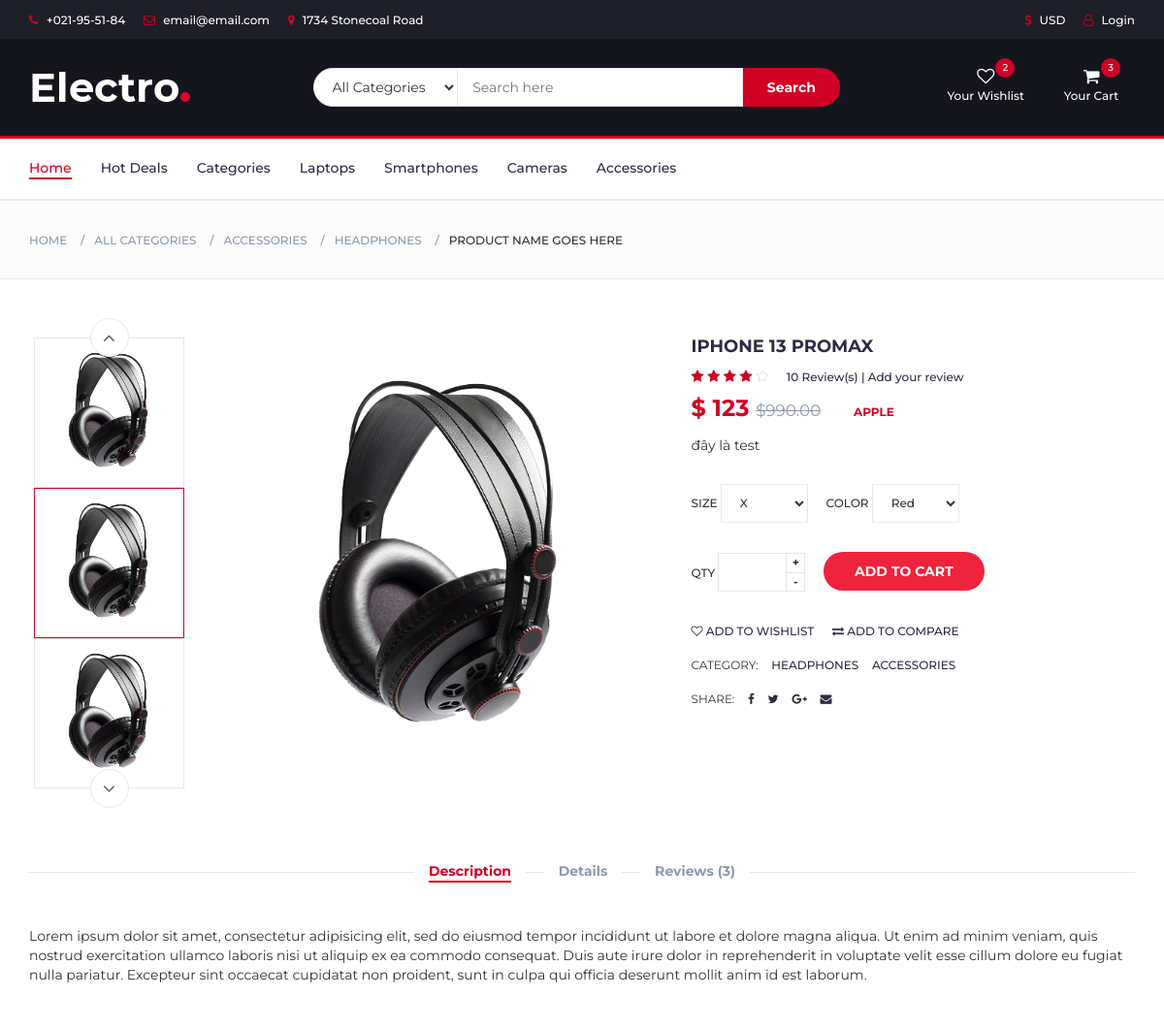
Page /detail/product/1 (upper part) on the earlier database version.
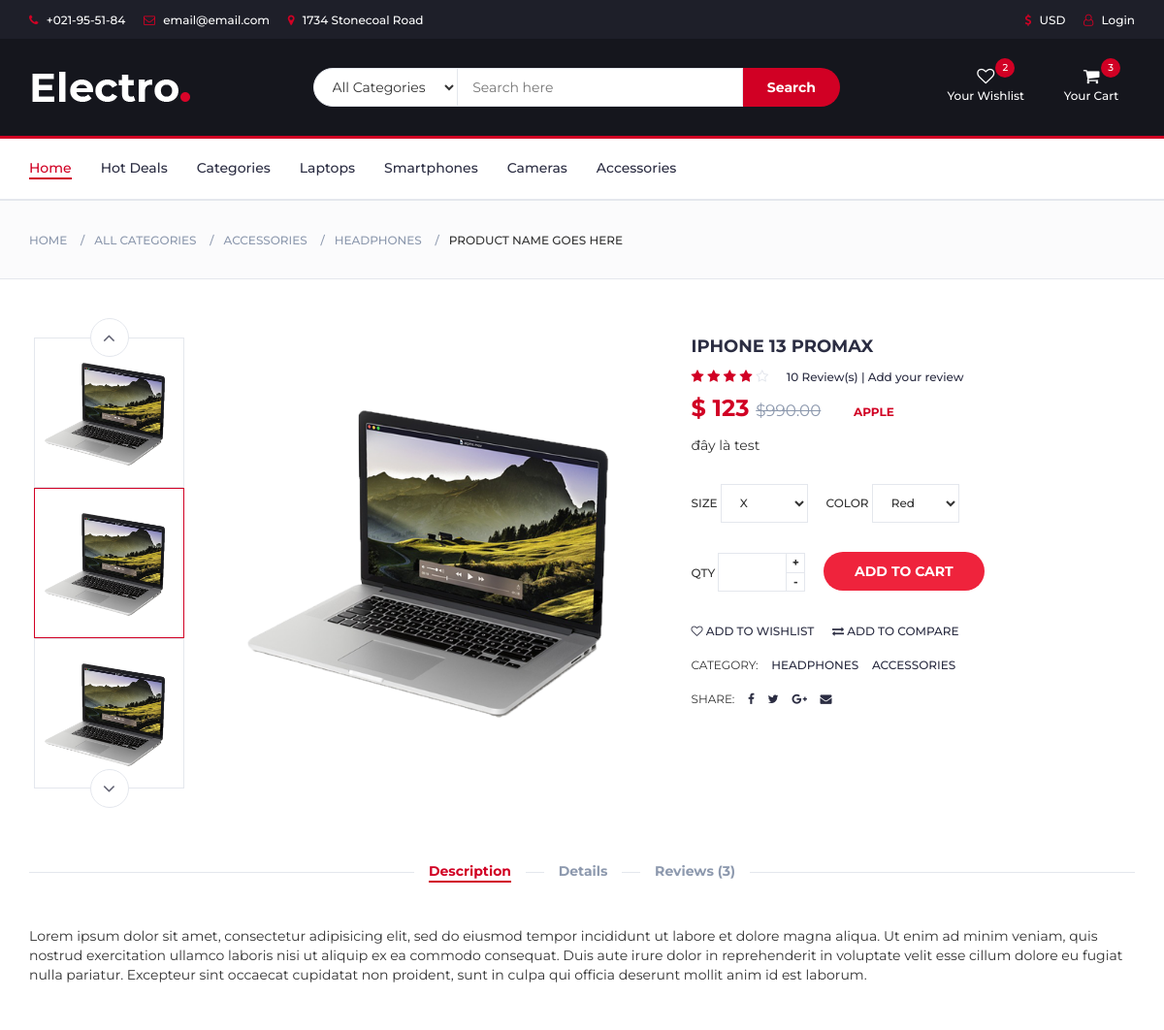
Same page on the later database version.
### core/models.py (models this page shows, shortened)
class TimeStampedModelMixin(models.Model):
    created_at = models.DateTimeField(u"Date created_at",auto_now_add=True)
    updated_at = models.DateTimeField(u"Date updated_at",auto_now=True, db_index=True)
    class Meta:
        abstract = True

class Product(TimeStampedModelMixin):
    name = models.CharField(max_length=255, blank=True, null=True)
    description = models.TextField(default='')
    detail = models.TextField(blank=True, null=True)
    category = models.ForeignKey(Category, on_delete=models.CASCADE, null=True)
    brand = models.ForeignKey(Brand, on_delete=models.CASCADE, null=True)
    price = models.IntegerField(default=0)
    size = models.ManyToManyField(Size)
    color = models.ManyToManyField(Color)
    amount = models.IntegerField(default=0)
    time_insurance = models.DateTimeField()
    image_link = models.FileField(upload_to='image-product', null=True)
    image_detail = models.FileField(upload_to='image-detail', null=True)
    views = models.IntegerField(default=0)
    class Meta:
        verbose_name_plural = '11. Sản phẩm'

class Brand(models.Model):
    name = models.CharField(max_length=255, blank=True, null=True)
    description = models.CharField(max_length=255, blank=True, null=True)
    code = models.CharField(max_length=11, blank=True, null=True)
    class Meta:
        verbose_name_plural = '02. Thương hiệu'
    def __str__(self):
        return self.name

### core/views/detail/view_detail.py (the view)
# urls.py: path('detail/product/<int:id_product>',view_detail.DetailProductView,name='detail_product')
def DetailProductView(request, id_product):
        detail_product = Product.objects.get(pk=id_product)
        return render(request, 'detail/detail_product.html',{'detail_product':detail_product})

### core/templates/detail/detail_product.html (shortened to what the changed rows need)
{% extends 'base.html' %} {% load static %} {% block content %}
<div class="section">
    <div class="container">
        <div class="row">
            <div class="col-md-5 col-md-push-2">
                <div id="product-main-img">
                    <div class="product-preview">
                        <img src="{{ detail_product.image_detail.url }}" alt="">
                    </div>
                </div>
            </div>
            <div class="col-md-2  col-md-pull-5">
                <div id="product-imgs">
                    <div class="product-preview">
                        <img src="{{ detail_product.image_detail.url }}" alt="">
                    </div>
                    <div class="product-preview">
                        <img src="{{ detail_product.image_detail.url }}" alt="">
                    </div>
                    <div class="product-preview">
                        <img src="{{ detail_product.image_detail.url }}" alt="">
                    </div>
                </div>
            </div>
            <div class="col-md-5">
                <div class="product-details">
                    <h2 class="product-name">{{ detail_product.name }}</h2>
                    <div>
                        <div class="product-rating">
                        </div>
                        <a class="review-link" href="#">10 Review(s) | Add your review</a>
                    </div>
                    <div>
                        <h3 class="product-price">$ {{ detail_product.price }} <del class="product-old-price">$990.00</del></h3>
                        <span class="product-available"> {{ detail_product.brand }}</span>
                    </div>
                    <p>{{ detail_product.description }}</p>
                    <div class="product-options">
                        <label>
                            </label>
                        <label>
                            </label>
                    </div>
                    <div class="add-to-cart">
                        <div class="qty-label">
                        </div>
                        <button class="add-to-cart-btn"> add to cart</button>
                    </div>
                    <ul class="product-btns">
                        <li><a href="#"><i class="fa fa-heart-o"></i> add to wishlist</a></li>
                        <li><a href="#"><i class="fa fa-exchange"></i> add to compare</a></li>
                    </ul>
                    <ul class="product-links">
                        <li>Category:</li>
                        <li><a href="#">Headphones</a></li>
                        <li><a href="#">Accessories</a></li>
                    </ul>
                    <ul class="product-links">
                        <li>Share:</li>
                        <li><a href="#"><i class="fa fa-facebook"></i></a></li>
                        <li><a href="#"><i class="fa fa-twitter"></i></a></li>
                        <li><a href="#"><i class="fa fa-google-plus"></i></a></li>
                        <li><a href="#"><i class="fa fa-envelope"></i></a></li>
                    </ul>
                </div>
            </div>
        </div>
    </div>
</div>
{% endblock content %}

Differences in the rows shown:
changed Product "IPHONE 13 PROMAX": image_detail: a different picture
